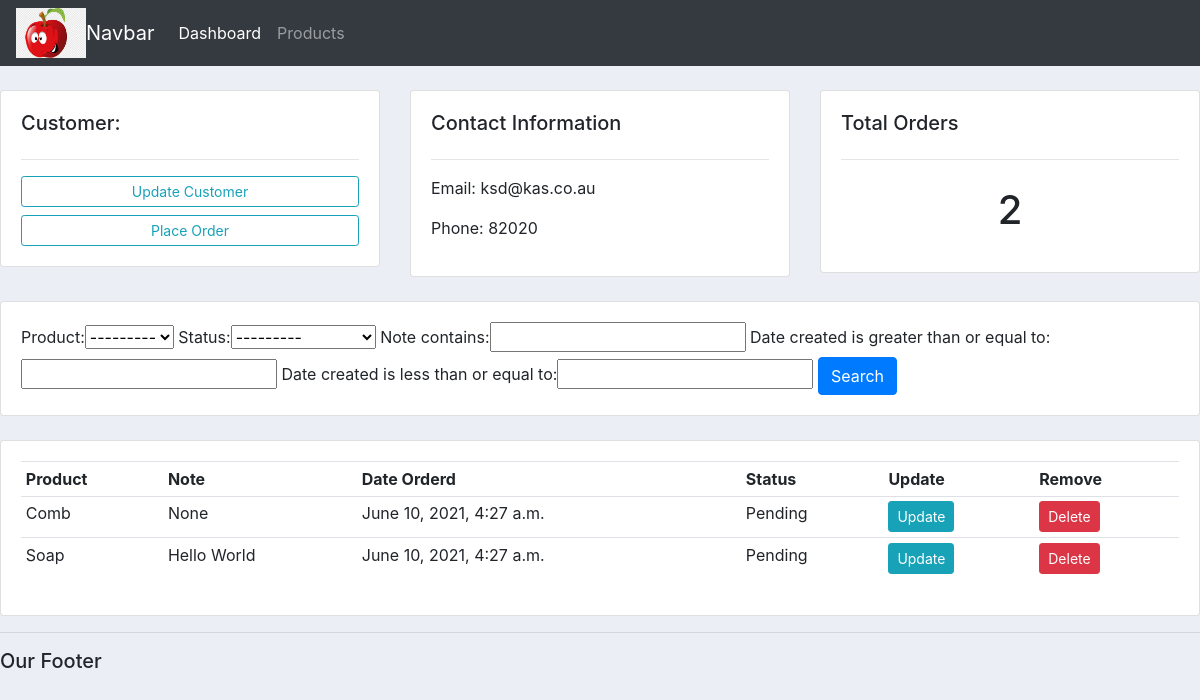
The app's page /customer/2/ with its own data.
### accounts/models.py (models this page shows, shortened)
class Customer(models.Model):
	name = models.CharField(max_length=200, null=True)
	phone = models.CharField(max_length=200,null=True)
	email = models.CharField(max_length=200,null=True)
	date_created = models.DateTimeField(auto_now_add=True,null=True)

class Order(models.Model):
	STATUS = (
		('Pending', 'Pending'),
		('Out For Delivery', 'Out For Delivery'),
		('Delivered', 'Delivered'),
		)
	customer = models.ForeignKey(Customer,null=True,on_delete=models.SET_NULL)
	product = models.ForeignKey(Product,null=True,on_delete=models.SET_NULL)
	date_created = models.DateTimeField(auto_now_add=True,null=True)
	status = models.CharField(max_length=200,null=True,choices=STATUS)
	note = models.CharField(max_length=1000,null=True)

class Product(models.Model):
	CATEGORY = (
		('Indoor', 'Indoor'),
		('Out Door', 'Out Door'),
		)
	name= models.CharField(max_length=200,null=True)
	price= models.FloatField(null=True)
	category= models.CharField(max_length=200,null=True,choices=CATEGORY)
	description= models.CharField(max_length=200,null=True,blank=True)
	date_created= models.DateTimeField(auto_now_add=True,null=True)
	tags = models.ManyToManyField(Tag)
	def __str__(self):
		return self.name

### accounts/views.py (the view)
# urls.py: path('customer/<str:pk_test>/', views.customer, name="customer"),
def customer(request,pk_test):
	customer = Customer.objects.get(id=pk_test)
	orders = customer.order_set.all()
	customer_order = orders.count()
	myFilter = OrderFilter(request.GET, queryset=orders)
	orders = myFilter.qs
	context = {'customer': customer, 'orders': orders, 'customer_order': customer_order, 'myFilter': myFilter}
	return render(request, 'accounts/customer.html', context)

### accounts/templates/accounts/customer.html
{% extends 'accounts/main.html' %}
{% block content %}
	<br>
<div class="row">
	<div class="col-md">
		<div class="card card-body">
			<h5>Customer:</h5>
			<hr>
			<a class="btn btn-outline-info  btn-sm btn-block" href="">Update Customer</a>
			<a class="btn btn-outline-info  btn-sm btn-block" href="{% url 'create_order' customer.id %}">Place Order</a>
		</div>
	</div>
	<div class="col-md">
		<div class="card card-body">
			<h5>Contact Information</h5>
			<hr>
			<p>Email: {{customer.email}}</p>
			<p>Phone: {{customer.phone}}</p>
		</div>
	</div>
	<div class="col-md">
		<div class="card card-body">
			<h5>Total Orders</h5>
			<hr>
			<h1 style="text-align: center;padding: 10px">{{customer_order}}</h1>
		</div>
	</div>
</div>
<br>
<div class="row">
	<div class="col">
		<div class="card card-body">
			<form method="get">
				{{myFilter.form}}
		    <button class="btn btn-primary" type="submit">Search</button>
		  </form>
		</div>
	</div>
</div>
<br>
<div class="row">
	<div class="col-md">
		<div class="card card-body">
			<table class="table table-sm">
				<tr>
					<th>Product</th>
					<th>Note</th>
					<th>Date Orderd</th>
					<th>Status</th>
					<th>Update</th>
					<th>Remove</th>
				</tr>
				{% for order in orders %}
					<tr>
						<td>{{order.product}}</td>
						<td>{{order.note}}</td>
						<td>{{order.date_created}}</td>
						<td>{{order.status}}</td>
						<td><a class="btn btn-sm  btn-info" href="{% url 'update_order' order.id %}">Update</td>
						<td><a class="btn btn-sm  btn-danger" href="{% url 'delete_order' order.id %}">Delete</td>
					</tr>
				{% endfor %}
			</table>
		</div>
	</div>
</div>
{% endblock content %}

### static/css/main.css (style rules this page uses)
body { background-color: #ebeff5; }

### records on screen
Customer: email "ksd@kas.co.au", phone "82020"
Order: product "Comb", note "None", date_created "June 10, 2021, 4:27 a.m.", status "Pending"
Order: product "Soap", note "Hello World", date_created "June 10, 2021, 4:27 a.m.", status "Pending"

### other values on screen
{{ customer_order }} "2"
